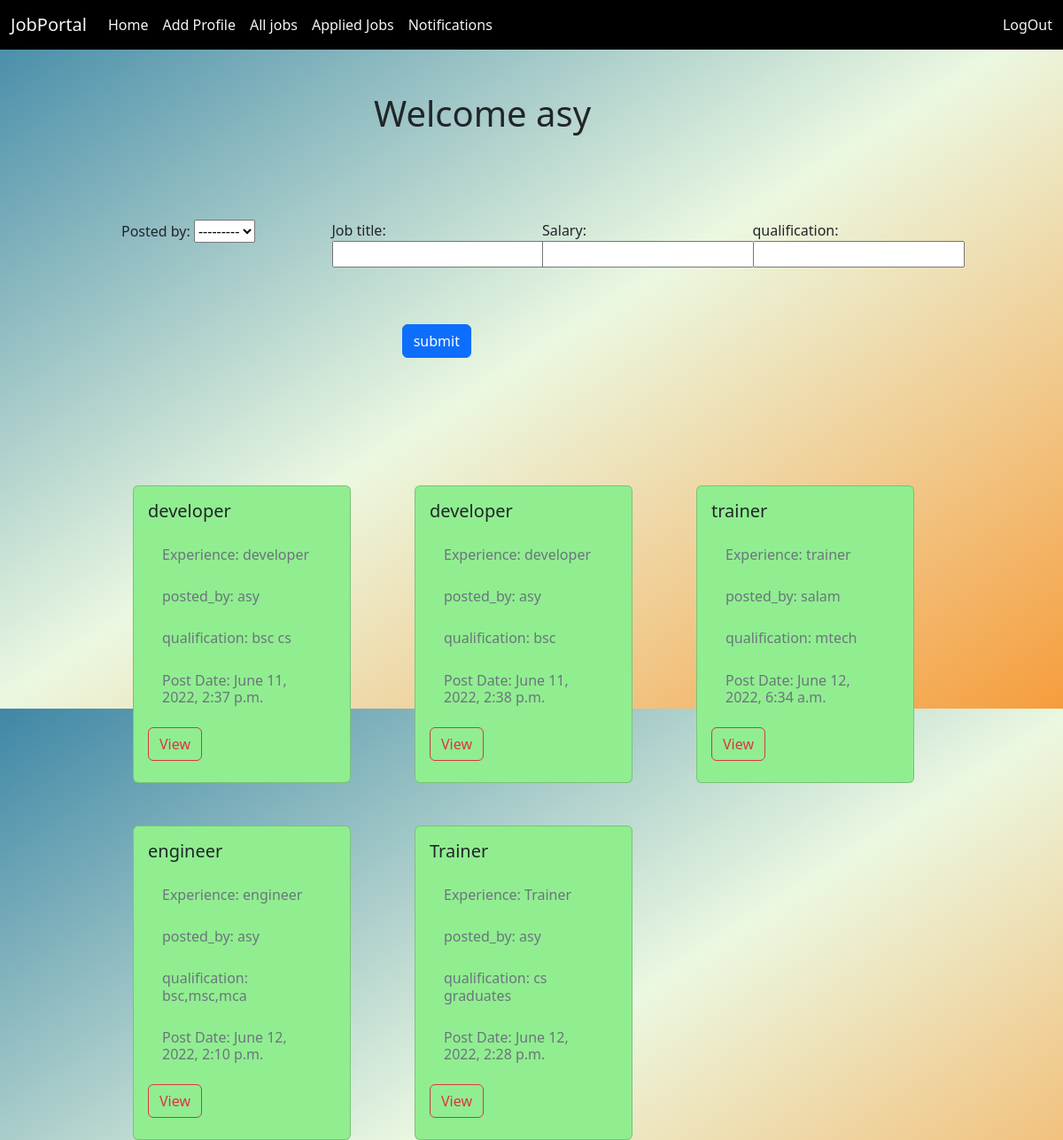
Screenshot of /candidate/home (signed in) with the database file from the repository.
### userregistrationapp/models.py (models this page shows, shortened)
class User(AbstractUser):
    phone = models.CharField(max_length=12)
    options = (
        ('employer', 'employer'),
        ('candidate', 'candidate')
    )
    role = models.CharField(max_length=12, choices=options, default='candidate')

### employerapp/models.py (models this page shows, shortened)
class Jobs(models.Model):
    posted_by = models.ForeignKey(User, on_delete=models.CASCADE, related_name='company')
    job_title = models.CharField(max_length=120)
    job_description = models.TextField()
    posted_date = models.DateTimeField(auto_now_add=True)
    salary = models.PositiveIntegerField()
    qualification=models.CharField(max_length=120,null=True)
    experience = models.PositiveIntegerField(default=0)

### candidateapp/views.py (the view)
# urls.py: path("home",views.CandidateHomeView.as_view(),name="candhome"),
@method_decorator(signin_required,name="dispatch")
class CandidateHomeView(TemplateView):
    template_name = 'candhome.html'
    def get(self, request, *args, **kwargs):
        filter = JobFilter(request.GET, queryset=Jobs.objects.all())
        return render(request, 'candhome.html', {'filter': filter})

### candidateapp/templates/candhome.html (shortened to what this page needs)
{%extends 'base.html'%}
{%block body_block%}
{%load static%}
<link rel="stylesheet" href="{%static 'css/style.css'%}">
    <div class="row">
        <div class="col-4"></div>
        <div class="col-4">
            <div><h1 class="mt-5 mb-5">Welcome {{request.user}}</h1></div>
        </div>
        <div class="col-4"></div>
    </div>
    <div class="row" >
        <div class="col-1"></div>
        <div class="col-10 mt-5">
            <form action="" method="get">
                <div class="row mb-5">
                    <div class="col-3">Posted by: {{filter.form.posted_by}}</div>
                    <div class="col-3">Job title: {{filter.form.job_title}}</div>
                    <div class="col-3">Salary: {{filter.form.salary}}</div>
                    <div class="col-3">qualification: {{filter.form.qualification}}</div>
                </div>
                <div class="row mb-5">
                    <div class="col-4"></div>
                    <div class="col-4 mt-3">
                        <input type="submit" value="submit" class="btn btn-primary">
                    </div>
                    <div class="col-4"></div>
                </div>
            </form>
        </div>
        <div class="col-1"></div>
    </div>
    <div class="row ms-5 mt-5">
        {%for job in filter.qs%}
            <div class="col-3 mt-5 ms-5">
                <div class="card " style="background-color:#90EE90">
                    <div class="card-body">
                        <h5 class="card-title mb-3">{{job.job_title}}</h5>
                        <h6 class="card-subtitle p-3 text-muted">Experience: {{job.job_title}}</h6>
                        <h6 class="card-subtitle p-3 text-muted">posted_by: {{job.posted_by}}</h6>
                        <h6 class="card-subtitle p-3 text-muted">qualification: {{job.qualification}}</h6>
                        <h6 class="card-subtitle p-3 text-muted">Post Date: {{job.posted_date}}</h6>
                        <a href="{%url 'candjobview' job.id%}" class="btn btn-outline-danger mt-2 mb-2">View</a>
                    </div>
                </div>
            </div>
        {%endfor%}
    </div>
{%endblock%}

### candidateapp/templates/base.html (shortened to what this page needs)
<!DOCTYPE html>
<html lang="en">
<head>
<link href="https://cdn.jsdelivr.net/npm/bootstrap@5.2.0-beta1/dist/css/bootstrap.min.css" rel="stylesheet">
</head>
<body>
<nav class="navbar navbar-expand-lg " style="background-color:black;color:whitesmoke;">
  <div class="container-fluid">
    <a class="navbar-brand" href="#" style="color:whitesmoke;">JobPortal</a>
    <div class="collapse navbar-collapse" id="navbarSupportedContent">
      <ul class="navbar-nav me-auto mb-2 mb-lg-0">
        <li class="nav-item">
          <a class="nav-link active" aria-current="page" href="{%url 'candhome'%}" style="color:whitesmoke;">Home</a>
        </li>
        <li class="nav-item">
          {%if request.user.candidates%}
          <a class="nav-link active" aria-current="page" href="{%url 'candproview'%}" style="color:whitesmoke;">View Profile</a>
          {%else%}
           <a class="nav-link active" aria-current="page" href="{%url 'candprofadd'%}" style="color:whitesmoke;">Add Profile</a>
          {%endif%}
        </li>
        <li class="nav-item">
          <a class="nav-link active" aria-current="page" href="{%url 'candalljob'%}" style="color:whitesmoke;">All jobs</a>
        </li>
        <li class="nav-item">
          <a class="nav-link active" aria-current="page" href="{%url 'candiappliedjobs'%}" style="color:whitesmoke;">Applied Jobs</a>
        </li>
        <li class="nav-item">
          <a class="nav-link active" aria-current="page" href="{%url 'notification'%}" style="color:whitesmoke;">Notifications</a>
        </li>
      </ul>
      <a class="nav-link active" aria-current="page" href="{%url 'signout'%}">LogOut</a>
    </div>
  </div>
</nav>
<div class="container">
    {%block body_block%}
    {%endblock%}
</div>
</body>
</html>

### candidateapp/static/css/style.css (style rules this page uses)
body { background-image: linear-gradient(147deg, #3f87a6, #ebf8e1, #f69d3c); height: 100vh; }

### rows the page displays
User: user "asy"
Jobs: job_title "developer", posted_by "asy", qualification "bsc cs", posted_date "June 11, 2022, 2:37 p.m."
Jobs: job_title "developer", posted_by "asy", qualification "bsc", posted_date "June 11, 2022, 2:38 p.m."
Jobs: job_title "trainer", posted_by "salam", qualification "mtech", posted_date "June 12, 2022, 6:34 a.m."
Jobs: job_title "engineer", posted_by "asy", qualification "bsc,msc,mca", posted_date "June 12, 2022, 2:10 p.m."
Jobs: job_title "Trainer", posted_by "asy", qualification "cs graduates", posted_date "June 12, 2022, 2:28 p.m."
